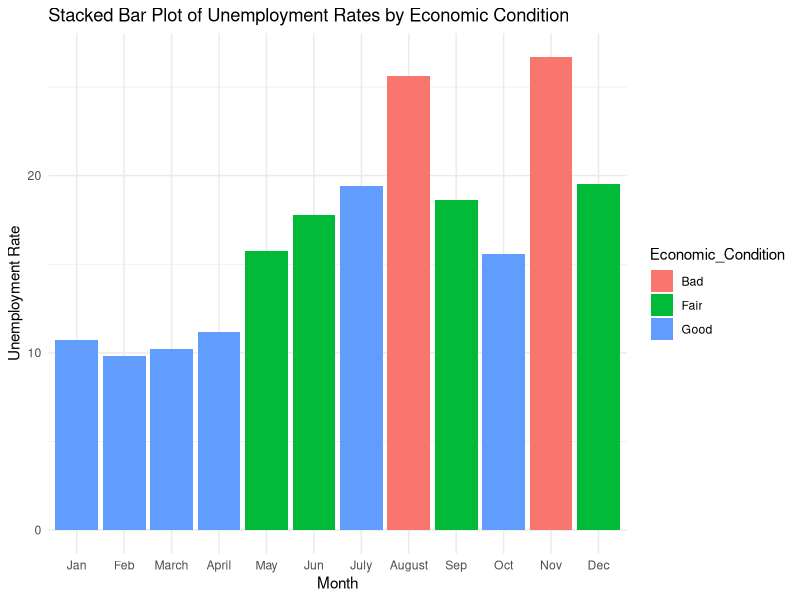
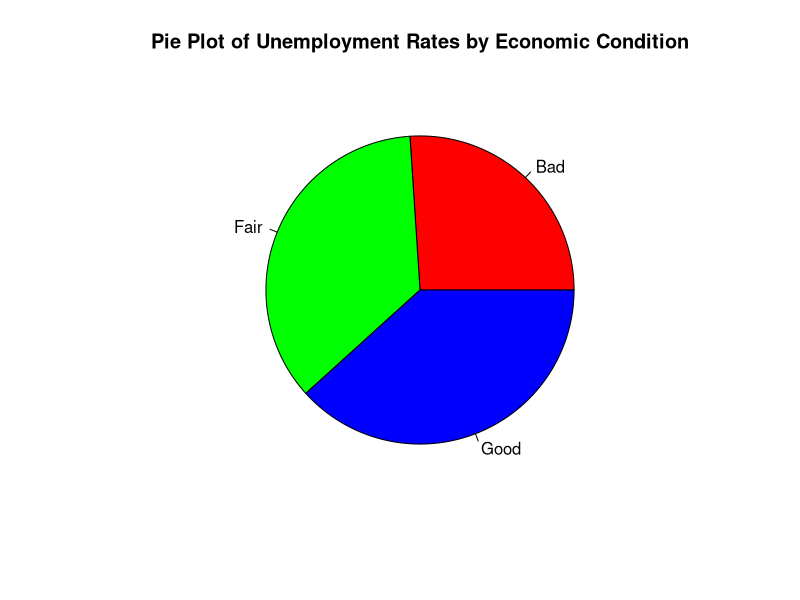
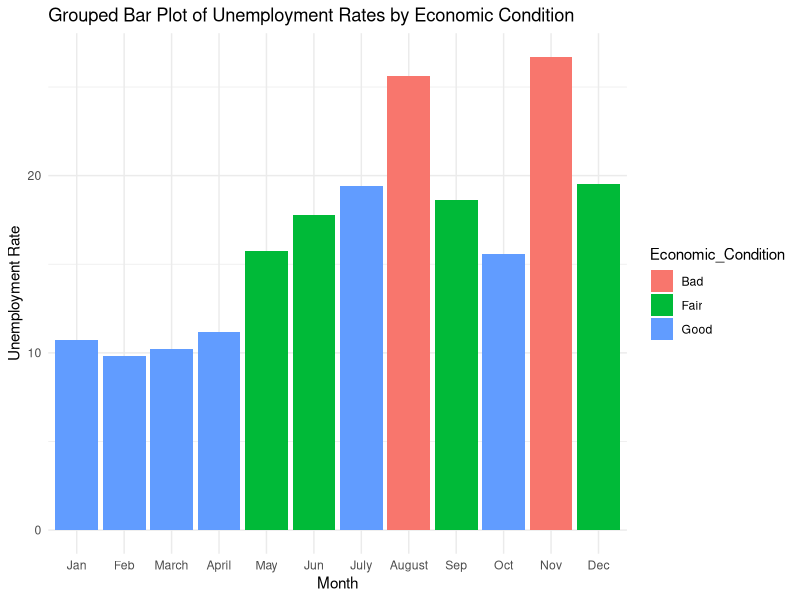

Write the R code that produced these figures, in order.
# Load necessary libraries
library(ggplot2)

# Create the dataset
data <- data.frame(
  Month = factor(c("Jan", "Feb", "March", "April", "May", "Jun", "July", "August", "Sep", "Oct", "Nov", "Dec"),
                 levels = c("Jan", "Feb", "March", "April", "May", "Jun", "July", "August", "Sep", "Oct", "Nov", "Dec")),
  Economic_Condition = c("Good", "Good", "Good", "Good", "Fair", "Fair", "Good", "Bad", "Fair", "Good", "Bad", "Fair"),
  Unemployment_Rate = c(10.7, 9.8, 10.2, 11.2, 15.75, 17.8, 19.4, 25.6, 18.6, 15.6, 26.7, 19.5)
)

# Convert Unemployment_Rate to numeric (remove any percentages or invalid characters)
data$Unemployment_Rate <- as.numeric(gsub("%", "", data$Unemployment_Rate))

# Create a stacked bar plot
ggplot(data, aes(x = Month, y = Unemployment_Rate, fill = Economic_Condition)) +
  geom_bar(stat = "identity") +
  labs(title = "Stacked Bar Plot of Unemployment Rates by Economic Condition", 
       x = "Month", y = "Unemployment Rate") +
  theme_minimal()
# Summarize the data by Economic Condition
data_summary <- aggregate(Unemployment_Rate ~ Economic_Condition, data, sum)

# Create a pie chart for Economic Condition
pie(data_summary$Unemployment_Rate, 
    labels = data_summary$Economic_Condition, 
    main = "Pie Plot of Unemployment Rates by Economic Condition",
    col = rainbow(length(data_summary$Economic_Condition)))


# Create a grouped bar plot
ggplot(data, aes(x = Month, y = Unemployment_Rate, fill = Economic_Condition)) +
  geom_bar(stat = "identity", position = "dodge") +
  labs(title = "Grouped Bar Plot of Unemployment Rates by Economic Condition", 
       x = "Month", y = "Unemployment Rate") +
  theme_minimal()
